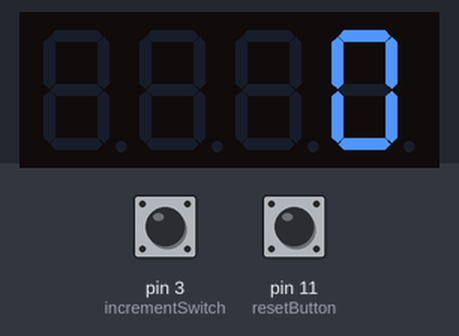
Bench run of a sketch on a simulated Arduino Uno, built with avr-gcc and run on an emulated ATmega328P. On the bench: 4-digit seven-segment display. The test bench sets the inputs (shaded band); at power-on: pin 3 (incrementSwitch) HIGH, pin 11 (resetButton) HIGH.

Above: at 1.2 s.
1.3 s: pin 3 (incrementSwitch) pulled LOW for 0.15 s
At 2.0 s:
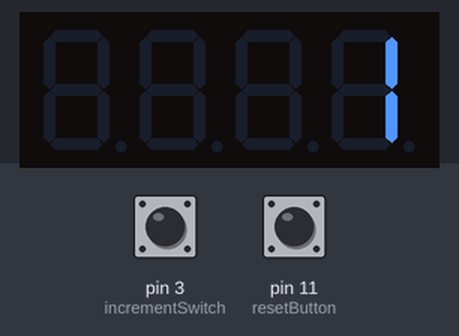
3.0 s: pin 3 (incrementSwitch) pulled LOW for 0.15 s
At 4.5 s:
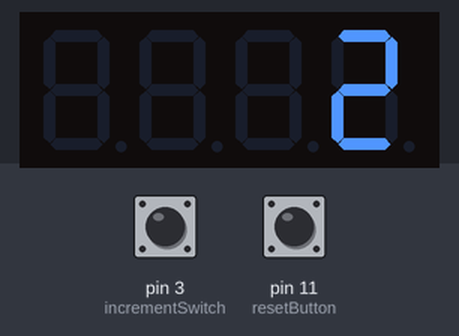
Timing chart, 0 to 6.0 s (numbered marks = the images above; inputs shaded):
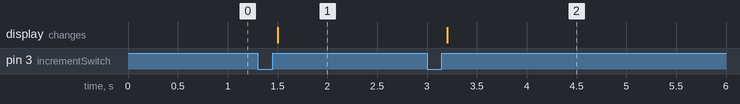

The sketch:

coin_counter.ino
```cpp
#include <Wire.h>
#include "Adafruit_LEDBackpack.h"
#include "Adafruit_GFX.h"
#include <OneButton.h>


Adafruit_7segment counter = Adafruit_7segment();
OneButton resetButton(11, true);
OneButton incrementSwitch(3, true);
int count;

// Logic

void reset()
{
  count = 0;
  counter.print(0, DEC);        // turns everything off
  counter.writeDigitNum(4, 0);  // writes a zero on the right
  counter.writeDisplay();       // == flush
}

void increment()
{
  count = count == 9999 ? 0 : count + 1;
  counter.print(count, DEC);
  counter.writeDisplay();
}


// Arduino Hooks

void setup()
{
  counter.begin(0x70); // ???
  counter.setBrightness(0);

  reset();

  incrementSwitch.setClickTicks(10);
  incrementSwitch.attachClick(increment);

  resetButton.setPressTicks(10);
  resetButton.attachPress(reset);
}

void loop()
{
  resetButton.tick();
  incrementSwitch.tick();
  delay(1);
}
```

Measured:
- after the input at 1.3 s, the display: changes after 0.20 s (image 1)
- after the input at 3.0 s, the display: changes after 0.20 s (image 2)
